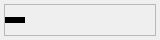
<?xml version="1.0" encoding="UTF-8"?>
<ui version="4.0">
 <class>LegendItem</class>
 <widget class="QWidget" name="LegendItem">
  <property name="geometry">
   <rect>
    <x>0</x>
    <y>0</y>
    <width>160</width>
    <height>40</height>
   </rect>
  </property>
  <property name="sizePolicy">
   <sizepolicy hsizetype="Preferred" vsizetype="Fixed">
    <horstretch>0</horstretch>
    <verstretch>0</verstretch>
   </sizepolicy>
  </property>
  <property name="minimumSize">
   <size>
    <width>0</width>
    <height>40</height>
   </size>
  </property>
  <property name="maximumSize">
   <size>
    <width>16777215</width>
    <height>40</height>
   </size>
  </property>
  <property name="windowTitle">
   <string>Form</string>
  </property>
  <layout class="QHBoxLayout" name="horizontalLayout" stretch="0">
   <property name="spacing">
    <number>2</number>
   </property>
   <property name="leftMargin">
    <number>4</number>
   </property>
   <property name="topMargin">
    <number>4</number>
   </property>
   <property name="rightMargin">
    <number>4</number>
   </property>
   <property name="bottomMargin">
    <number>4</number>
   </property>
   <item>
    <widget class="QFrame" name="frame">
     <property name="frameShape">
      <enum>QFrame::StyledPanel</enum>
     </property>
     <property name="frameShadow">
      <enum>QFrame::Raised</enum>
     </property>
     <layout class="QHBoxLayout" name="horizontalLayout_2">
      <property name="spacing">
       <number>0</number>
      </property>
      <property name="leftMargin">
       <number>0</number>
      </property>
      <property name="topMargin">
       <number>0</number>
      </property>
      <property name="rightMargin">
       <number>0</number>
      </property>
      <property name="bottomMargin">
       <number>0</number>
      </property>
      <item>
       <widget class="Line" name="hlnPlot">
        <property name="sizePolicy">
         <sizepolicy hsizetype="Fixed" vsizetype="Expanding">
          <horstretch>0</horstretch>
          <verstretch>0</verstretch>
         </sizepolicy>
        </property>
        <property name="minimumSize">
         <size>
          <width>20</width>
          <height>0</height>
         </size>
        </property>
        <property name="frameShadow">
         <enum>QFrame::Plain</enum>
        </property>
        <property name="lineWidth">
         <number>6</number>
        </property>
        <property name="orientation">
         <enum>Qt::Horizontal</enum>
        </property>
       </widget>
      </item>
      <item>
       <widget class="QLabel" name="lblName">
        <property name="sizePolicy">
         <sizepolicy hsizetype="Fixed" vsizetype="Preferred">
          <horstretch>0</horstretch>
          <verstretch>0</verstretch>
         </sizepolicy>
        </property>
        <property name="minimumSize">
         <size>
          <width>105</width>
          <height>0</height>
         </size>
        </property>
        <property name="font">
         <font>
          <pointsize>8</pointsize>
         </font>
        </property>
        <property name="styleSheet">
         <string notr="true">color: rgb(0, 0, 0);</string>
        </property>
        <property name="text">
         <string/>
        </property>
       </widget>
      </item>
      <item>
       <widget class="QLabel" name="lblFactor">
        <property name="sizePolicy">
         <sizepolicy hsizetype="Fixed" vsizetype="Preferred">
          <horstretch>0</horstretch>
          <verstretch>0</verstretch>
         </sizepolicy>
        </property>
        <property name="minimumSize">
         <size>
          <width>25</width>
          <height>0</height>
         </size>
        </property>
        <property name="font">
         <font>
          <pointsize>8</pointsize>
         </font>
        </property>
        <property name="styleSheet">
         <string notr="true">color: rgb(0, 0, 0);</string>
        </property>
        <property name="text">
         <string/>
        </property>
       </widget>
      </item>
     </layout>
    </widget>
   </item>
  </layout>
 </widget>
 <resources/>
 <connections/>
</ui>
